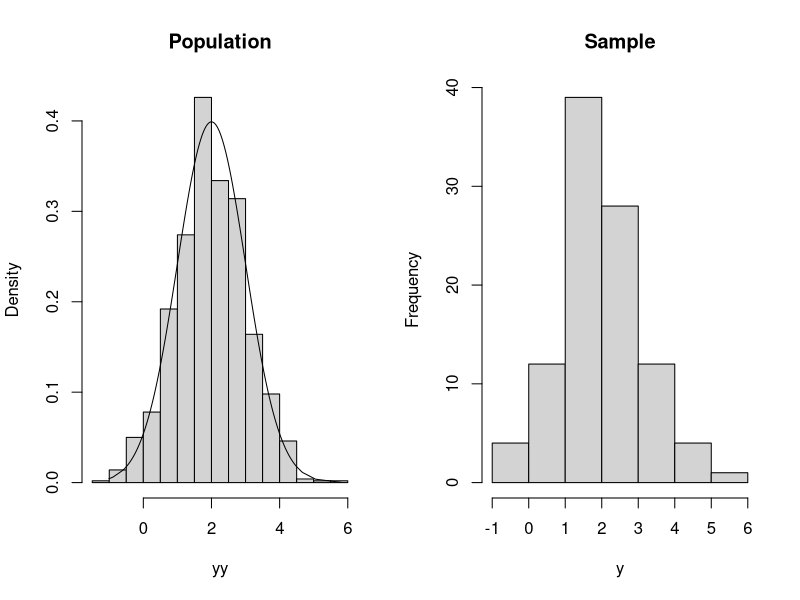
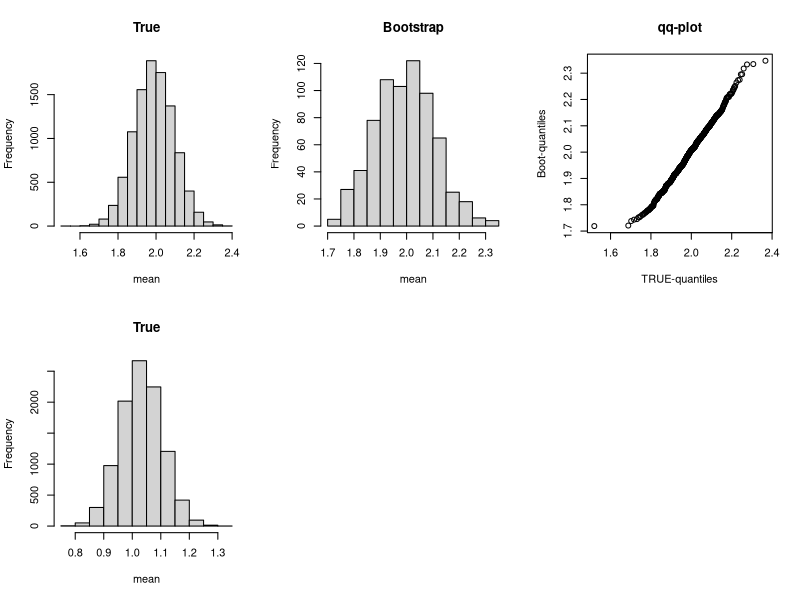

The R script that drew these images, in order: (Note: this script raises an error after producing the figures.)
#Practical 12 - Bootstrap

#If the population structure is unknown, it is 
#possible to use the Bootstrap device to 
#approximate the sampling distribution of 
#statistics.

#The idea is to treat the sample data as 
#the population distribution (histogram) 
#and sample from that ‘bootstrapped population’ 
#to simulate sampling from the true population.

#Now we use Bootstrap method to approximate 
#the sampling distribution of the sample mean 
#and standard deviation.

set.seed(1)
par(mfrow=c(1,2))

# Step 1: Calculate a very large sample which 
#is like a 'population':
# Suppose the true is normal distribution 
#with mean 2 and sd 1

yy=rnorm(1000,mean=2,sd=1)
syy=sort(yy)
hist(yy,freq=F,main='Population')
lines(syy,dnorm(syy,mean=2,sd=1))

# Step 2: Calculate a small sample which is 
#like the type of sample you might get in an 
#experiment: A sample of size 100 is taken
#and the mean and standard deviation is 
#calculated

n=100
y=sample(yy,n,replace=T)
hist(y,main='Sample')
ymean=mean(y)
ysd=sd(y)

#Step 3: Now we first look at the type of 
#samples we might find
#from the true population:
#A. TRUE SAMPLING DISTRIBUTION of sample mean and 
#sd from normal

NS=10000; ymeansT=NULL; ysdsT=NULL

for(s in 1:NS) {
  ys=sample(yy,n,replace=T)
  ymeansT=c(ymeansT,mean(ys))
  ysdsT=c(ysdsT,sd(ys))
}

#Step 4: then we first look at the type of 
#samples we might find if we use our smaller 
#dataset.
#B. BOOTSTRAP SAMPLING DISTRIBUTION of 
#sample mean and sd from normal

NB=700; ymeansB=NULL; ysdsB=NULL

for(b in 1:NB) {
  yb=sample(y,n,replace=T)
  ymeansB=c(ymeansB,mean(yb))
  ysdsB=c(ysdsB,sd(yb))
}

#Step 5: Comparison

par(mfrow=c(2,3))
hist(ymeansT,xlab="mean",main="True")
print(round(c(mean(ymeansT),sd(ymeansT)),3))
#1.990 0.104

hist(ymeansB,xlab="mean",main="Bootstrap")
print(round(c(mean(ymeansB),sd(ymeansB)),3))
#1.994 0.112

qqplot(ymeansT,ymeansB,main="qq-plot",xlab="TRUE-quantiles",ylab="Boot-quantiles") > hist(ysdsT,xlab="mean",main="True")
print(round(c(mean(ysdsT),sd(ysdsT)),3))
#1.032 0.073

hist(ysdsB,xlab="mean",main="Bootstrap")
print(round(c(mean(ysdsB),sd(ysdsB)),3))
#1.126 0.094

qqplot(ysdsT,ysdsB,main="qq-plot",xlab="TRUE-quantiles",ylab="Boot-quantiles")

#We can see that even though we start with a 
#small sample (from step 2) to calculate the 
#sampling distribution(step 4). We end up with 
#something reasonably close to the sampling 
#distribution in Step 3 (which is based on 
#the ’true’ population.)

#Bootstrap procedure works well if the 
#sample data is representative of the true 
#population[works better with larger samples].




